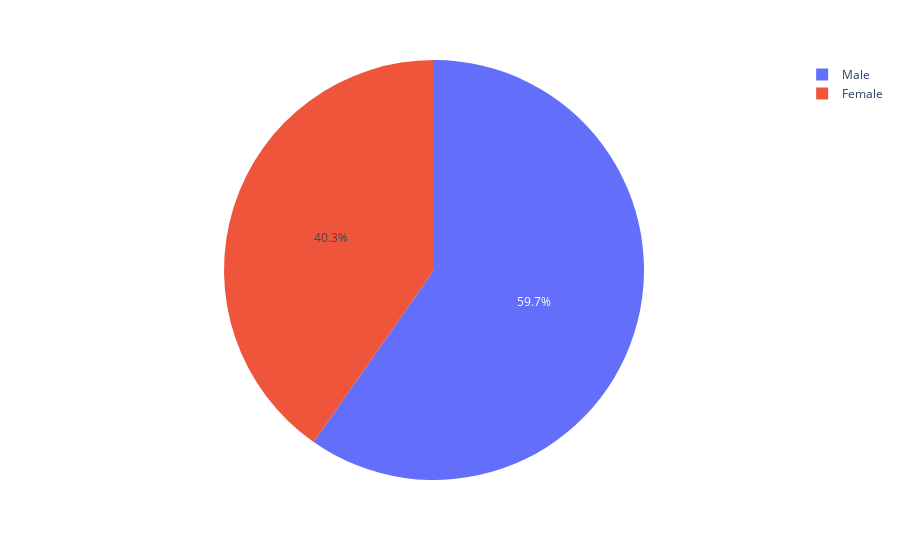

Source (notebook cell):
### Code cell
import plotly.express as px

fig = px.pie(df, values='DailyRate', names='Gender')
fig.show()

# fig = px.sunburst(df, path=['Gender', 'EducationField', 'Department'], values='YearsInCurrentRole')
# fig.show()

### Figure 1 — Plotly figure (JSON) as saved in the notebook; plotly's stock layout.template omitted (floating-point values rounded to 4 significant figures; data arrays with more than 128 entries replaced by an {"elided": "..."} marker saying what was removed)
{"data": [{"domain": {"x": [0, 1], "y": [0, 1]}, "hovertemplate": "Gender=%{label}<br>DailyRate=%{value}<extra></extra>", "labels": {"elided": "1470 str values"}, "legendgroup": "", "name": "", "showlegend": true, "type": "pie", "values": {"elided": "1470 int values"}}], "layout": {"legend": {"tracegroupgap": 0}, "margin": {"t": 60}}}
